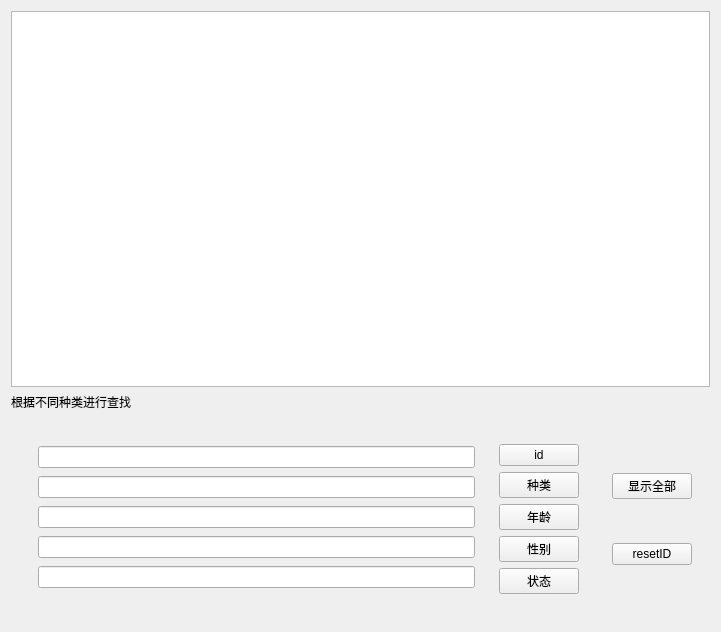
<?xml version="1.0" encoding="UTF-8"?>
<ui version="4.0">
 <class>search</class>
 <widget class="QWidget" name="search">
  <property name="geometry">
   <rect>
    <x>0</x>
    <y>0</y>
    <width>721</width>
    <height>632</height>
   </rect>
  </property>
  <property name="windowTitle">
   <string>Form</string>
  </property>
  <layout class="QVBoxLayout" name="verticalLayout_4">
   <item>
    <widget class="QTableView" name="tableView"/>
   </item>
   <item>
    <widget class="QLabel" name="label">
     <property name="text">
      <string>根据不同种类进行查找</string>
     </property>
    </widget>
   </item>
   <item>
    <widget class="QWidget" name="widget_5" native="true">
     <layout class="QHBoxLayout" name="horizontalLayout_2">
      <item>
       <widget class="QWidget" name="widget_3" native="true">
        <layout class="QHBoxLayout" name="horizontalLayout">
         <item>
          <widget class="QWidget" name="widget_2" native="true">
           <layout class="QVBoxLayout" name="verticalLayout_2">
            <item>
             <widget class="QLineEdit" name="idInput"/>
            </item>
            <item>
             <widget class="QLineEdit" name="genusInput"/>
            </item>
            <item>
             <widget class="QLineEdit" name="ageInput"/>
            </item>
            <item>
             <widget class="QLineEdit" name="sexInput"/>
            </item>
            <item>
             <widget class="QLineEdit" name="statusInput"/>
            </item>
           </layout>
          </widget>
         </item>
         <item>
          <widget class="QWidget" name="widget" native="true">
           <layout class="QVBoxLayout" name="verticalLayout">
            <item>
             <widget class="QPushButton" name="searchByid">
              <property name="text">
               <string>id</string>
              </property>
             </widget>
            </item>
            <item>
             <widget class="QPushButton" name="searchBygenus">
              <property name="text">
               <string>种类</string>
              </property>
             </widget>
            </item>
            <item>
             <widget class="QPushButton" name="searchByage">
              <property name="text">
               <string>年龄</string>
              </property>
             </widget>
            </item>
            <item>
             <widget class="QPushButton" name="searchBysex">
              <property name="text">
               <string>性别</string>
              </property>
             </widget>
            </item>
            <item>
             <widget class="QPushButton" name="searchBystatus">
              <property name="text">
               <string>状态</string>
              </property>
             </widget>
            </item>
           </layout>
          </widget>
         </item>
        </layout>
       </widget>
      </item>
      <item>
       <widget class="QWidget" name="widget_4" native="true">
        <layout class="QVBoxLayout" name="verticalLayout_3">
         <item>
          <widget class="QPushButton" name="ShowAllButton">
           <property name="text">
            <string>显示全部</string>
           </property>
          </widget>
         </item>
         <item>
          <widget class="QPushButton" name="ResetButton">
           <property name="text">
            <string>resetID</string>
           </property>
          </widget>
         </item>
        </layout>
       </widget>
      </item>
     </layout>
    </widget>
   </item>
  </layout>
 </widget>
 <resources/>
 <connections/>
</ui>
